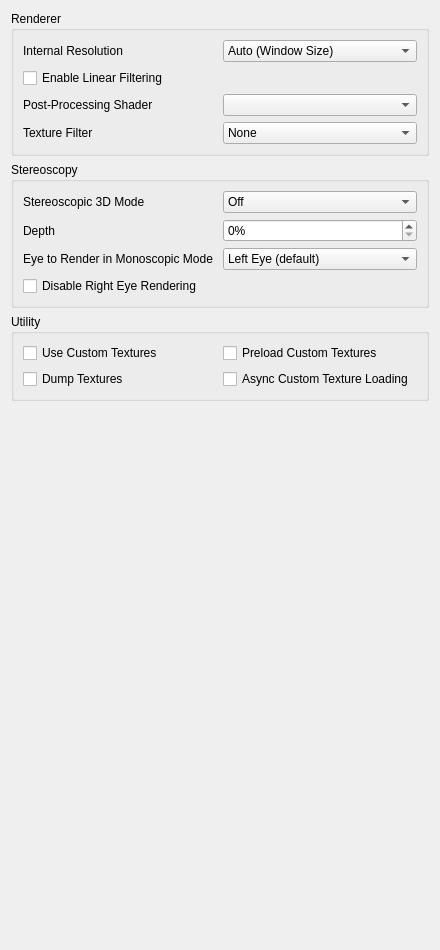
<?xml version="1.0" encoding="UTF-8"?>
<ui version="4.0">
 <class>ConfigureEnhancements</class>
 <widget class="QWidget" name="ConfigureEnhancements">
  <property name="geometry">
   <rect>
    <x>0</x>
    <y>0</y>
    <width>440</width>
    <height>950</height>
   </rect>
  </property>
  <property name="minimumSize">
   <size>
    <width>0</width>
    <height>0</height>
   </size>
  </property>
  <property name="windowTitle">
   <string>Form</string>
  </property>
  <layout class="QVBoxLayout" name="verticalLayout_2">
   <item>
    <widget class="QGroupBox" name="rendererBox">
     <property name="title">
      <string>Renderer</string>
     </property>
     <layout class="QVBoxLayout" name="verticalLayout_3">
      <item>
       <widget class="QWidget" name="widget_resolution" native="true">
        <layout class="QHBoxLayout" name="horizontalLayout_1">
         <property name="leftMargin">
          <number>0</number>
         </property>
         <property name="topMargin">
          <number>0</number>
         </property>
         <property name="rightMargin">
          <number>0</number>
         </property>
         <property name="bottomMargin">
          <number>0</number>
         </property>
         <item>
          <widget class="QLabel" name="resolution_label">
           <property name="text">
            <string>Internal Resolution</string>
           </property>
          </widget>
         </item>
         <item>
          <widget class="QComboBox" name="resolution_factor_combobox">
           <item>
            <property name="text">
             <string>Auto (Window Size)</string>
            </property>
           </item>
           <item>
            <property name="text">
             <string>Native (400x240)</string>
            </property>
           </item>
           <item>
            <property name="text">
             <string>2x Native (800x480)</string>
            </property>
           </item>
           <item>
            <property name="text">
             <string>3x Native (1200x720)</string>
            </property>
           </item>
           <item>
            <property name="text">
             <string>4x Native (1600x960)</string>
            </property>
           </item>
           <item>
            <property name="text">
             <string>5x Native (2000x1200)</string>
            </property>
           </item>
           <item>
            <property name="text">
             <string>6x Native (2400x1440)</string>
            </property>
           </item>
           <item>
            <property name="text">
             <string>7x Native (2800x1680)</string>
            </property>
           </item>
           <item>
            <property name="text">
             <string>8x Native (3200x1920)</string>
            </property>
           </item>
           <item>
            <property name="text">
             <string>9x Native (3600x2160)</string>
            </property>
           </item>
           <item>
            <property name="text">
             <string>10x Native (4000x2400)</string>
            </property>
           </item>
          </widget>
         </item>
        </layout>
       </widget>
      </item>
      <item>
       <widget class="QCheckBox" name="toggle_linear_filter">
        <property name="text">
         <string>Enable Linear Filtering</string>
        </property>
       </widget>
      </item>
      <item>
       <widget class="QWidget" name="widget_shader" native="true">
        <layout class="QHBoxLayout" name="horizontalLayout_2">
         <property name="leftMargin">
          <number>0</number>
         </property>
         <property name="topMargin">
          <number>0</number>
         </property>
         <property name="rightMargin">
          <number>0</number>
         </property>
         <property name="bottomMargin">
          <number>0</number>
         </property>
         <item>
          <widget class="QLabel" name="shader_label">
           <property name="text">
            <string>Post-Processing Shader</string>
           </property>
          </widget>
         </item>
         <item>
          <widget class="QComboBox" name="shader_combobox"/>
         </item>
        </layout>
       </widget>
      </item>
      <item>
       <widget class="QWidget" name="widget_texture_filter" native="true">
        <layout class="QHBoxLayout" name="horizontalLayout_3">
         <property name="leftMargin">
          <number>0</number>
         </property>
         <property name="topMargin">
          <number>0</number>
         </property>
         <property name="rightMargin">
          <number>0</number>
         </property>
         <property name="bottomMargin">
          <number>0</number>
         </property>
         <item>
          <widget class="QLabel" name="texture_filter_label">
           <property name="text">
            <string>Texture Filter</string>
           </property>
          </widget>
         </item>
         <item>
          <widget class="QComboBox" name="texture_filter_combobox">
           <item>
            <property name="text">
             <string>None</string>
            </property>
           </item>
           <item>
            <property name="text">
             <string>Anime4K</string>
            </property>
           </item>
           <item>
            <property name="text">
             <string>Bicubic</string>
            </property>
           </item>
           <item>
            <property name="text">
             <string>ScaleForce</string>
            </property>
           </item>
           <item>
            <property name="text">
             <string>xBRZ</string>
            </property>
           </item>
           <item>
            <property name="text">
             <string>MMPX</string>
            </property>
           </item>
          </widget>
         </item>
        </layout>
       </widget>
      </item>
     </layout>
    </widget>
   </item>
   <item>
    <widget class="QGroupBox" name="stereo_group">
     <property name="title">
      <string>Stereoscopy</string>
     </property>
     <layout class="QVBoxLayout" name="verticalLayout_4">
      <item>
       <layout class="QHBoxLayout" name="horizontalLayout_4">
        <item>
         <widget class="QLabel" name="label_4">
          <property name="text">
           <string>Stereoscopic 3D Mode</string>
          </property>
         </widget>
        </item>
        <item>
         <widget class="QComboBox" name="render_3d_combobox">
          <item>
           <property name="text">
            <string>Off</string>
           </property>
          </item>
          <item>
           <property name="text">
            <string>Side by Side</string>
           </property>
          </item>
          <item>
           <property name="text">
            <string>Reverse Side by Side</string>
           </property>
          </item>
          <item>
           <property name="text">
            <string>Anaglyph</string>
           </property>
          </item>
          <item>
           <property name="text">
            <string>Interlaced</string>
           </property>
          </item>
          <item>
           <property name="text">
            <string>Reverse Interlaced</string>
           </property>
          </item>
         </widget>
        </item>
       </layout>
      </item>
      <item>
       <layout class="QHBoxLayout" name="horizontalLayout_5">
        <item>
         <widget class="QLabel" name="label_3">
          <property name="text">
           <string>Depth</string>
          </property>
         </widget>
        </item>
        <item>
         <widget class="QSpinBox" name="factor_3d">
          <property name="suffix">
           <string>%</string>
          </property>
          <property name="minimum">
           <number>0</number>
          </property>
          <property name="maximum">
           <number>100</number>
          </property>
          <property name="value">
           <number>0</number>
          </property>
         </widget>
        </item>
       </layout>
      </item>
      <item>
       <layout class="QHBoxLayout" name="horizontalLayout_6">
        <item>
         <widget class="QLabel" name="label_6">
          <property name="text">
           <string>Eye to Render in Monoscopic Mode</string>
          </property>
         </widget>
        </item>
        <item>
         <widget class="QComboBox" name="mono_rendering_eye">
          <item>
           <property name="text">
            <string>Left Eye (default)</string>
           </property>
          </item>
          <item>
           <property name="text">
            <string>Right Eye</string>
           </property>
          </item>
         </widget>
        </item>
       </layout>
      </item>
      <item>
        <widget class="QCheckBox" name="disable_right_eye_render">
          <property name="text">
            <string>Disable Right Eye Rendering</string>
          </property>
          <property name="toolTip">
            <string>&lt;html&gt;&lt;head/&gt;&lt;body&gt;&lt;p&gt;Disable Right Eye Rendering&lt;/p&gt;&lt;p&gt;Disables rendering the right eye image when not using stereoscopic mode. Greatly improves performance in some applications, but can cause flickering in others.&lt;/p&gt;&lt;/body&gt;&lt;/html&gt;</string>
          </property>
        </widget>
      </item>
     </layout>
    </widget>
   </item>
   <item>
    <widget class="QGroupBox" name="utilityBox">
     <property name="title">
      <string>Utility</string>
     </property>
     <layout class="QGridLayout" name="gridLayout_1">
      <item row="1" column="0">
       <widget class="QCheckBox" name="toggle_custom_textures">
        <property name="toolTip">
         <string>&lt;html&gt;&lt;head/&gt;&lt;body&gt;&lt;p&gt;Replace textures with PNG files.&lt;/p&gt;&lt;p&gt;Textures are loaded from load/textures/[Title ID]/.&lt;/p&gt;&lt;/body&gt;&lt;/html&gt;</string>
        </property>
        <property name="text">
         <string>Use Custom Textures</string>
        </property>
       </widget>
      </item>
      <item row="2" column="0">
       <widget class="QCheckBox" name="toggle_dump_textures">
        <property name="toolTip">
         <string>&lt;html&gt;&lt;head/&gt;&lt;body&gt;&lt;p&gt;Dump textures to PNG files.&lt;/p&gt;&lt;p&gt;Textures are dumped to dump/textures/[Title ID]/.&lt;/p&gt;&lt;/body&gt;&lt;/html&gt;</string>
        </property>
        <property name="text">
         <string>Dump Textures</string>
        </property>
       </widget>
      </item>
      <item row="1" column="1">
       <widget class="QCheckBox" name="toggle_preload_textures">
        <property name="toolTip">
         <string>&lt;html&gt;&lt;head/&gt;&lt;body&gt;&lt;p&gt;Load all custom textures into memory on boot, instead of loading them when the application requires them.&lt;/p&gt;&lt;/body&gt;&lt;/html&gt;</string>
        </property>
        <property name="text">
         <string>Preload Custom Textures</string>
        </property>
       </widget>
      </item>
      <item row="2" column="1">
       <widget class="QCheckBox" name="toggle_async_custom_loading">
        <property name="toolTip">
         <string>&lt;html&gt;&lt;head/&gt;&lt;body&gt;&lt;p&gt;Load custom textures asynchronously with background threads to reduce loading stutter&lt;/p&gt;&lt;/body&gt;&lt;/html&gt;</string>
        </property>
        <property name="text">
         <string>Async Custom Texture Loading</string>
        </property>
       </widget>
      </item>
     </layout>
    </widget>
   </item>
   <item>
    <spacer name="verticalSpacer">
     <property name="orientation">
      <enum>Qt::Vertical</enum>
     </property>
     <property name="sizeHint" stdset="0">
      <size>
       <width>20</width>
       <height>270</height>
      </size>
     </property>
    </spacer>
   </item>
  </layout>
 </widget>
 <tabstops>
  <tabstop>resolution_factor_combobox</tabstop>
  <tabstop>toggle_linear_filter</tabstop>
  <tabstop>shader_combobox</tabstop>
  <tabstop>texture_filter_combobox</tabstop>
  <tabstop>render_3d_combobox</tabstop>
  <tabstop>factor_3d</tabstop>
  <tabstop>mono_rendering_eye</tabstop>
  <tabstop>toggle_custom_textures</tabstop>
  <tabstop>toggle_dump_textures</tabstop>
  <tabstop>toggle_preload_textures</tabstop>
 </tabstops>
 <resources/>
 <connections/>
</ui>
